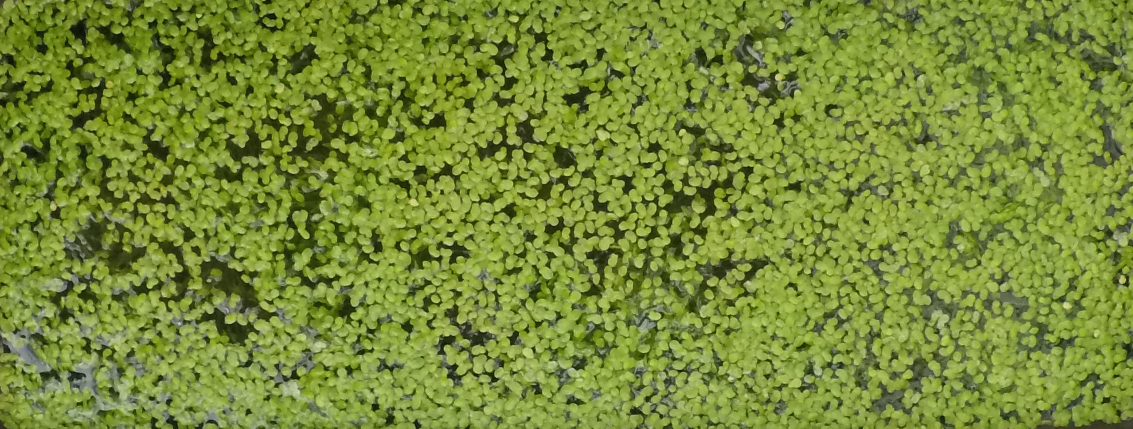
#> input picture data/raw_images/examples/H_LJ_30_7_29.12.JPG, 3399 x 1286 px (shown at 1/3 size); its folder holds only this picture in this run
$ python -i preprocessing.py   (imports and definitions only)
#> lines starting #> are read from the running program, lines starting #| are printed output that depends on the picture; after the words box and inside, x2 and y2 are one past the last pixel; in counts of white or black regions, pixels touching at a corner belong together
#> further down, picture is the input picture: shape (1286, 3399, 3); mean B, G, R 56, 139.7, 120.4
import os
import numpy as np
import cv2

from src.config import INPUT_PATH, PREPROCESSED_PATH, TARGET_SIZE

def resize(dirname:str, crop=False) -> None:

    """
    resize image to desired size
    - take into account possible orientation of raw images
        - resize to width of 512 and heigh 256

    crop: if image contains other thigs than just cultivation tray, it will be cropped automatically
    - not recommended, does not work perfectly and for some trays it fails spectacularly
    """

    files = []

    if not os.path.exists(PREPROCESSED_PATH):
        os.makedirs(PREPROCESSED_PATH)
    input_dir = INPUT_PATH / dirname
    for file in os.listdir(input_dir):
        print(file)
        files.append(file)
        full_path = os.path.join(input_dir, file)
        img = cv2.imread(full_path)
        if img is None:
            continue  # Skip if image loading fails
        file = file.split('/')[-1][:-4]

        # Check dimensions and rotate if height > width
        height, width = img.shape[:2]
        if height > width:
            img = cv2.rotate(img, cv2.ROTATE_90_CLOCKWISE)

        if crop:
            img = _crop_single_tray_(img, show=False)

        resized = cv2.resize(img, TARGET_SIZE)
        cv2.imwrite(f'{PREPROCESSED_PATH}/{file}_resized.jpg', resized)

def _crop_single_tray_(img):

    """
    Crop image to the bounding box of the single tray.
    Input: BGR image (numpy array).
    Output: Cropped BGR image containing the tray.
    """
    # Preprocess image
    thresh = _preprocess_image_(img)

    # Find contours
    contours, _ = cv2.findContours(thresh, cv2.RETR_EXTERNAL, cv2.CHAIN_APPROX_SIMPLE)

    if not contours:
        print("No tray found!")
        return img  # Return original image if no tray detected

    # Assume largest contour is the tray
    tray_contour = max(contours, key=cv2.contourArea)

    # Get bounding box
    x, y, w, h = cv2.boundingRect(tray_contour)

    # Add padding to avoid cutting edges (e.g., 5 pixels)
    padding = 1
    x = max(0, x - padding)
    y = max(0, y - padding)
    w = min(img.shape[1] - x, w + 2 * padding)
    h = min(img.shape[0] - y, h + 2 * padding)

    # Crop image
    cropped_img = img[y:y+h, x:x+w]

    return cropped_img

def _preprocess_image_(img, blur_ksize=5, thresh_block_size=11):
    """
    Preprocess image for tray detection: convert to grayscale, blur, and threshold.
    Returns binary image for contour detection.
    """
#> called with blur_ksize = 5, thresh_block_size = 11
    gray = cv2.cvtColor(img, cv2.COLOR_BGR2GRAY)
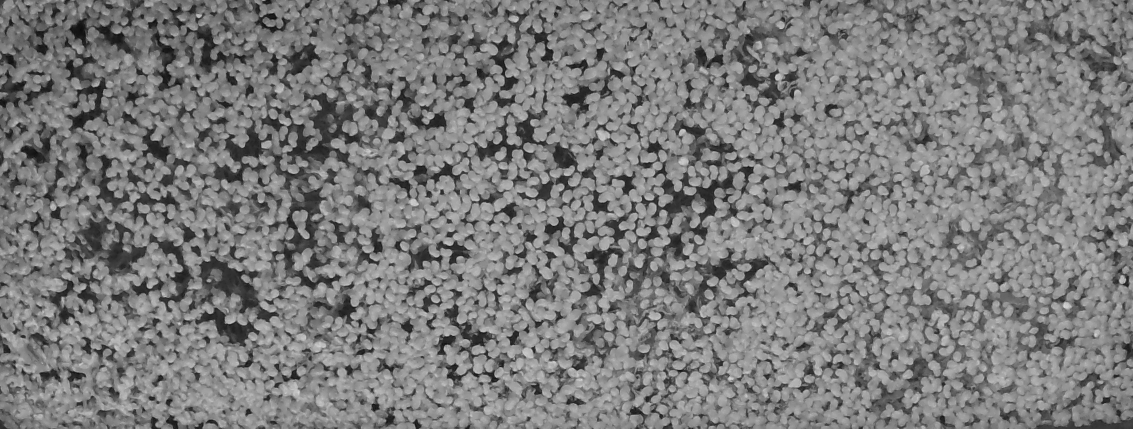
#> gray: shape (1286, 3399) (shown at 1/3 size); min 2, max 223, mean 124.4
    blurred = cv2.GaussianBlur(gray, (blur_ksize, blur_ksize), 0)
    # Adaptive thresholding to handle varying lighting
    thresh = cv2.adaptiveThreshold(
        blurred, 255, cv2.ADAPTIVE_THRESH_GAUSSIAN_C, cv2.THRESH_BINARY_INV, thresh_block_size, 2
    )
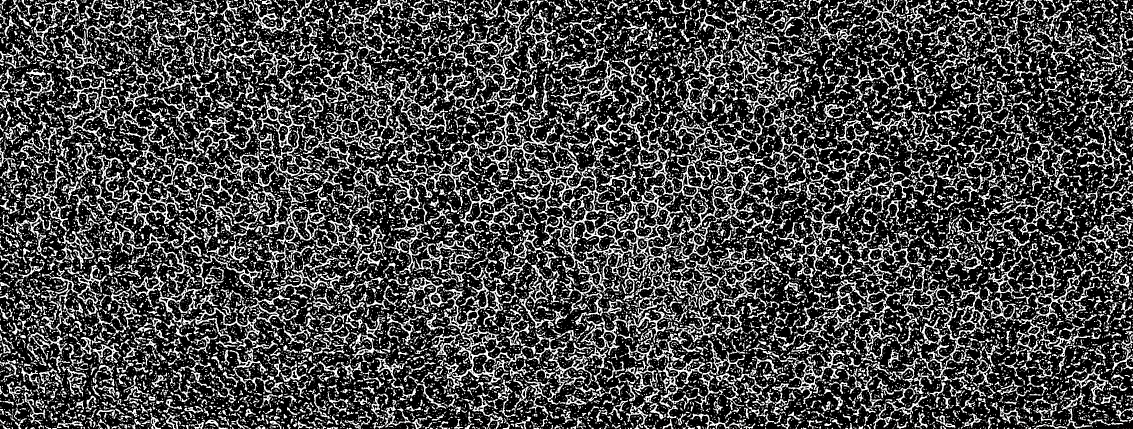
#> thresh: shape (1286, 3399) (shown at 1/3 size); 27.7% white; 25790 white regions (19221 under 20 px), largest, box (x1, y1, x2, y2) and area: (1622, 334, 2265, 909) 48862, (1454, 271, 1804, 649) 16527, (352, 269, 813, 679) 13060
    # Morphological operations to clean up noise
    kernel = np.ones((5, 5), np.uint8)
    thresh = cv2.morphologyEx(thresh, cv2.MORPH_CLOSE, kernel)
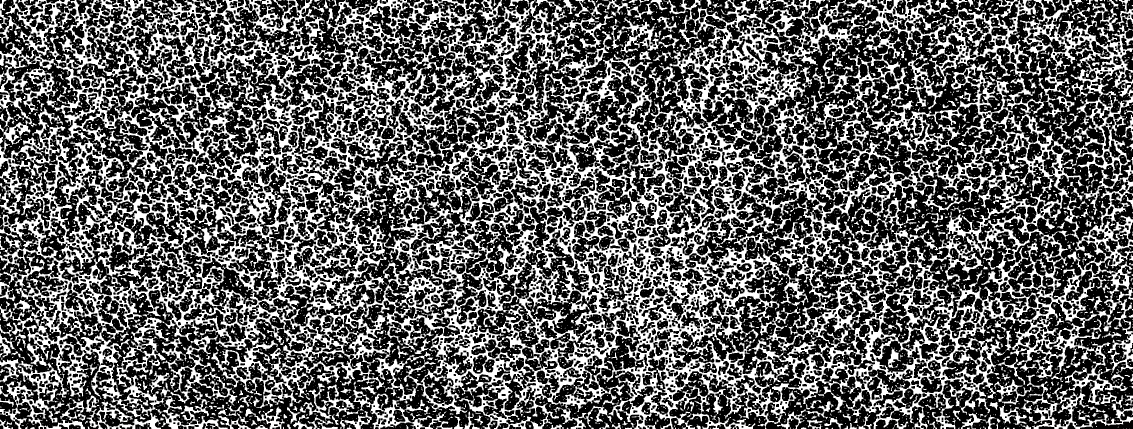
#> thresh: shape (1286, 3399) (shown at 1/3 size); 37.3% white; 7566 white regions (6331 under 20 px)
    return thresh

>>> import cv2
>>> picture = cv2.imread('../../data/raw_images/examples/H_LJ_30_7_29.12.JPG')
>>> result = _crop_single_tray_(picture)
#> in _crop_single_tray_, `contours, _ = cv2.findContours(thresh, cv2.RETR_EXTERNAL, cv2.CHAIN_AP..`: contours = 1833 contours, 1581 with area under 20; largest, box (x1, y1, x2, y2) and area: (0, 0, 3399, 1286) 3648300, (910, 1150, 1079, 1274) 4852, (1860, 50, 2038, 161) 4604, (2982, 1139, 3094, 1275) 3636, (1764, 0, 2002, 57) 2284
#> in _crop_single_tray_, `tray_contour = max(contours, key=cv2.contourArea)`: tray_contour = contour of 35545 points, box (x1, y1, x2, y2) (0, 0, 3399, 1286), area 3648300
#> in _crop_single_tray_, `x, y, w, h = cv2.boundingRect(tray_contour)`: x = 0; w = 3399; h = 1286

$ run again, on data/raw_images/examples/H_LJ_40_13_26.35.JPG
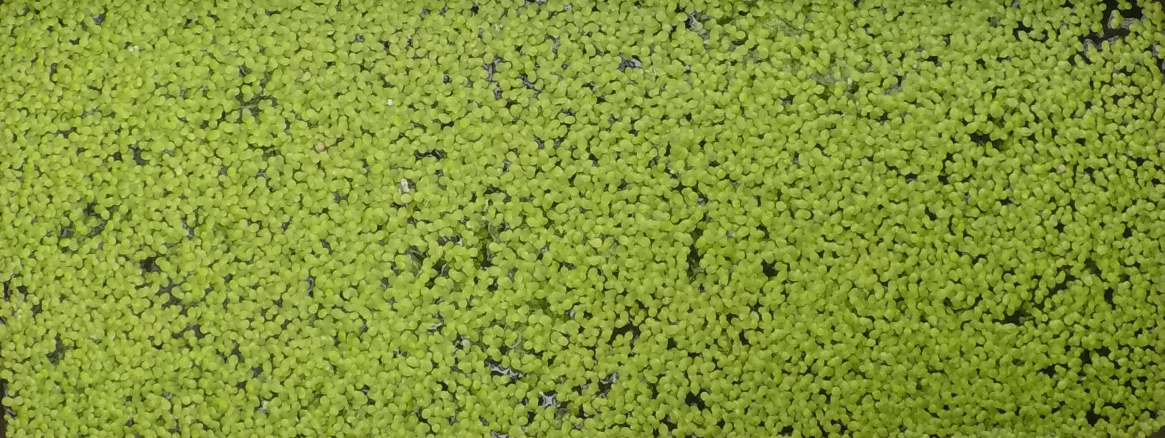
#> input picture data/raw_images/examples/H_LJ_40_13_26.35.JPG, 3494 x 1314 px (shown at 1/3 size)
#> picture is the input picture: shape (1314, 3494, 3); mean B, G, R 56.9, 152.1, 134.3
#> in _preprocess_image_, `thresh = cv2.adaptiveThreshold( blurred, 255, cv2.ADAPTIVE_THRESH_GAUS..`:
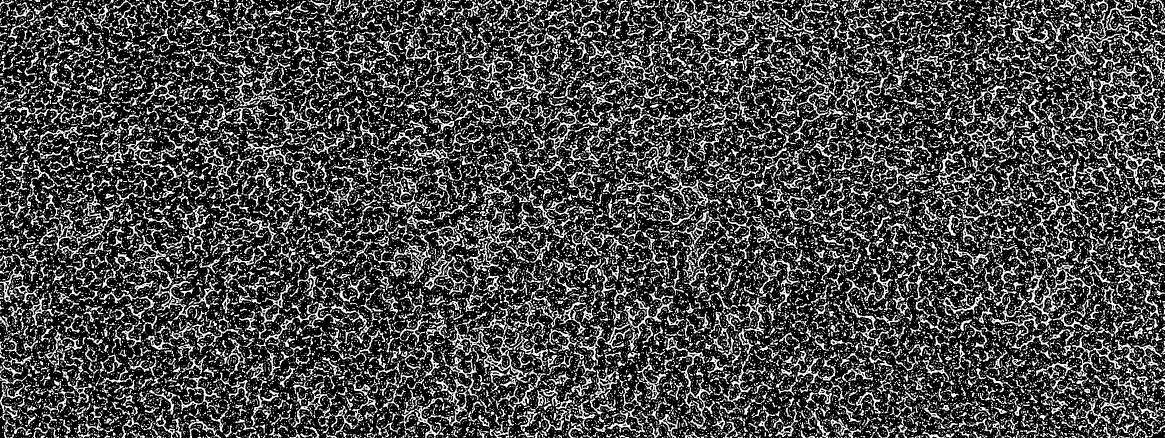
#> thresh: shape (1314, 3494) (shown at 1/3 size); 27.9% white; 35852 white regions (26709 under 20 px), largest, box (x1, y1, x2, y2) and area: (3079, 789, 3289, 980) 5900, (1345, 972, 1586, 1163) 4972, (2036, 1055, 2140, 1286) 3367
#> in _preprocess_image_, `thresh = cv2.morphologyEx(thresh, cv2.MORPH_CLOSE, kernel)`:
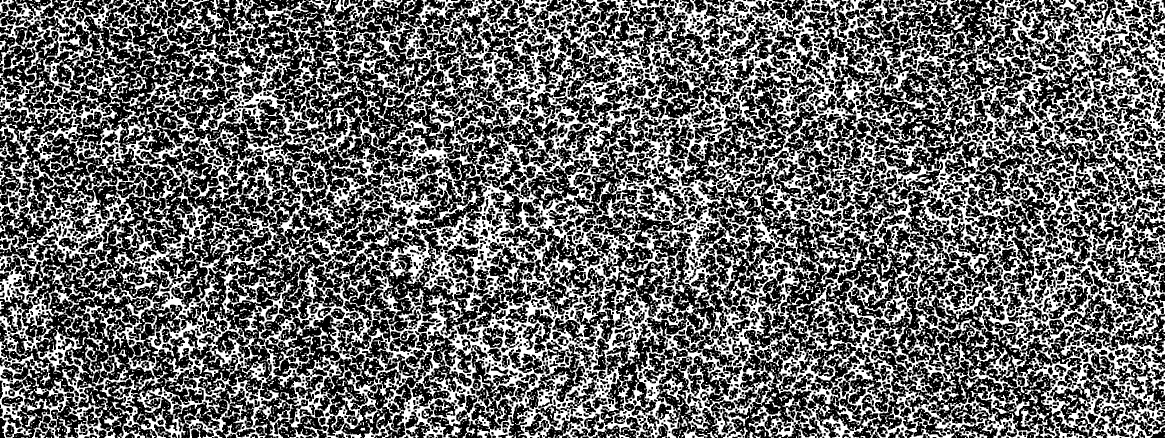
#> thresh: shape (1314, 3494) (shown at 1/3 size); 39.7% white; 7742 white regions (6533 under 20 px)
#> contours = 1658 contours, 1486 with area under 20; largest, box (x1, y1, x2, y2) and area: (0, 0, 3494, 1314) 4013381, (354, 319, 436, 426) 2550, (383, 213, 443, 276) 1281, (0, 427, 42, 482) 780, (918, 0, 994, 37) 733
#> tray_contour = contour of 38176 points, box (x1, y1, x2, y2) (0, 0, 3494, 1314), area 4013381
#> x = 0; w = 3494; h = 1314

$ run again, on data/raw_images/examples/H_SP_50_16_9.81_vertical.JPG
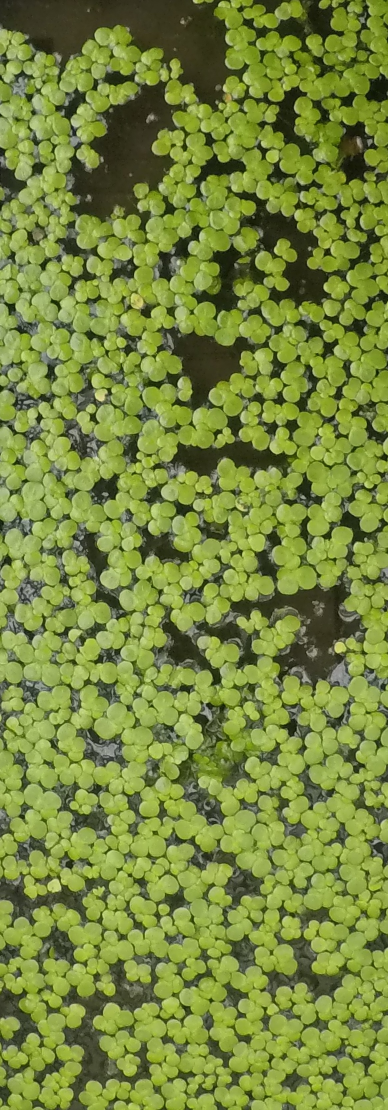
#> input picture data/raw_images/examples/H_SP_50_16_9.81_vertical.JPG, 1164 x 3329 px (shown at 1/3 size)
#> picture is the input picture: shape (3329, 1164, 3); mean B, G, R 61.6, 136.8, 120
#> in _preprocess_image_, `thresh = cv2.adaptiveThreshold( blurred, 255, cv2.ADAPTIVE_THRESH_GAUS..`:
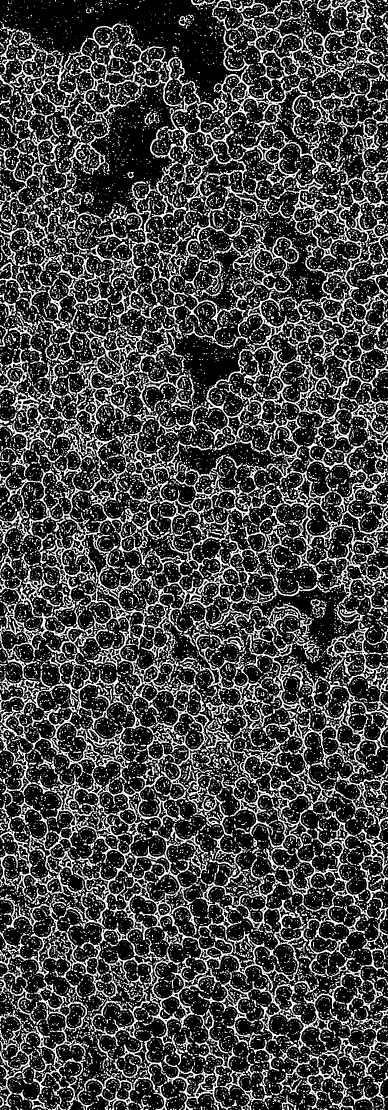
#> thresh: shape (3329, 1164) (shown at 1/3 size); 26.2% white; 25068 white regions (19307 under 20 px), largest, box (x1, y1, x2, y2) and area: (35, 2308, 924, 3135) 54549, (674, 2057, 1164, 2510) 21147, (862, 694, 1164, 1270) 19947
#> in _preprocess_image_, `thresh = cv2.morphologyEx(thresh, cv2.MORPH_CLOSE, kernel)`:
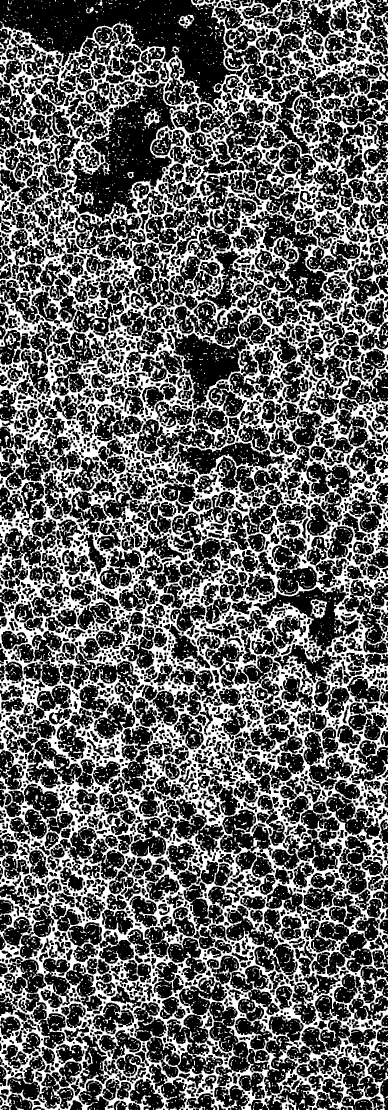
#> thresh: shape (3329, 1164) (shown at 1/3 size); 36.7% white; 7226 white regions (5617 under 20 px)
#> contours = 937 contours, 837 with area under 20; largest, box (x1, y1, x2, y2) and area: (0, 0, 1164, 3329) 3561826, (531, 44, 583, 86) 1176, (17, 1000, 48, 1036) 571, (0, 284, 39, 345) 490, (1145, 406, 1164, 451) 189
#> tray_contour = contour of 13455 points, box (x1, y1, x2, y2) (0, 0, 1164, 3329), area 3561826
#> x = 0; w = 1164; h = 3329

$ run again, on data/raw_images/examples/M_LJ_b_1.JPG
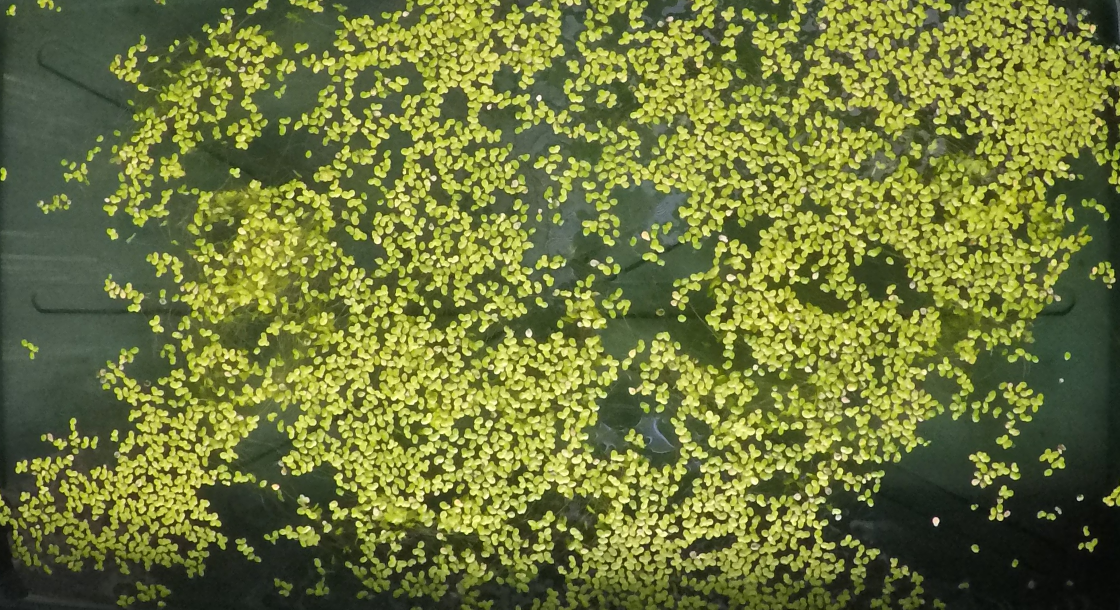
#> input picture data/raw_images/examples/M_LJ_b_1.JPG, 3359 x 1829 px (shown at 1/3 size)
#> picture is the input picture: shape (1829, 3359, 3); mean B, G, R 58.4, 120.7, 111.9
#> in _preprocess_image_, `thresh = cv2.adaptiveThreshold( blurred, 255, cv2.ADAPTIVE_THRESH_GAUS..`:
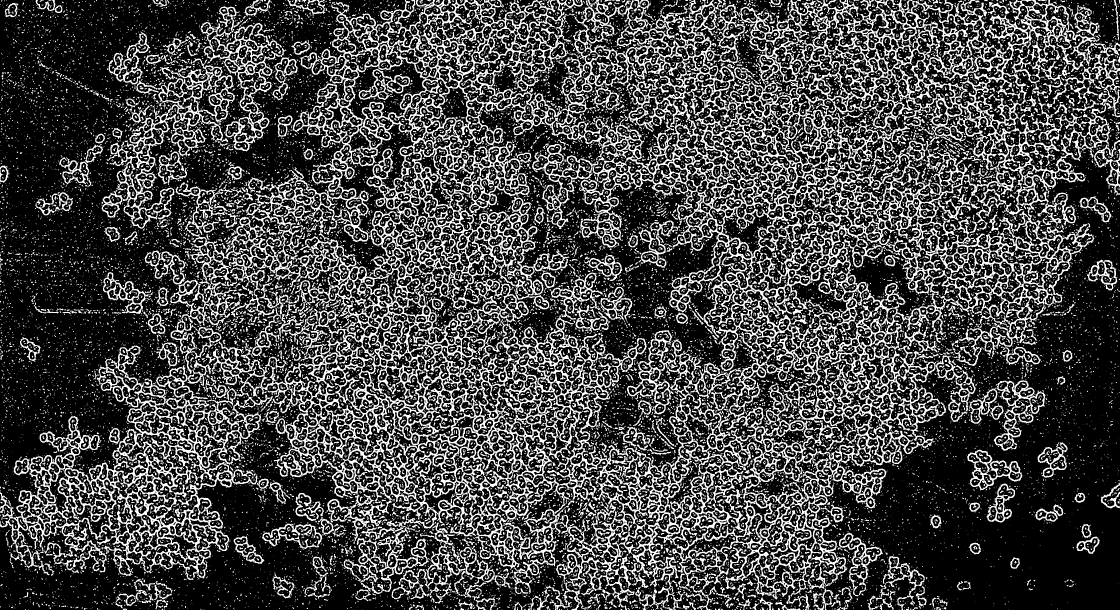
#> thresh: shape (1829, 3359) (shown at 1/3 size); 27.7% white; 29622 white regions (23343 under 20 px), largest, box (x1, y1, x2, y2) and area: (0, 0, 3359, 1829) 1060664, (305, 174, 706, 686) 29261, (602, 66, 859, 454) 15014
#> in _preprocess_image_, `thresh = cv2.morphologyEx(thresh, cv2.MORPH_CLOSE, kernel)`:
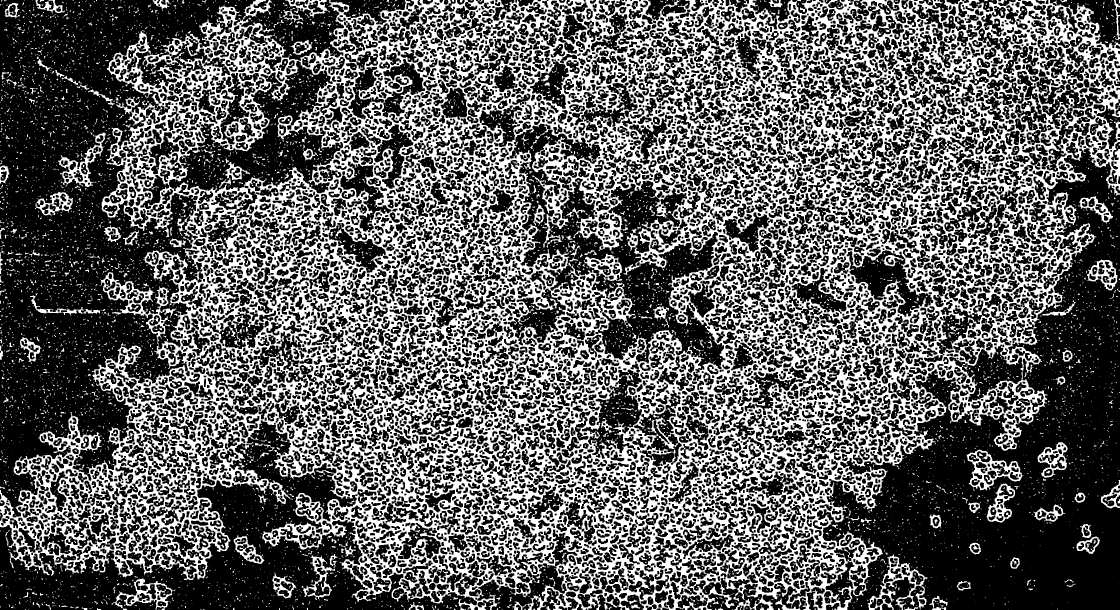
#> thresh: shape (1829, 3359) (shown at 1/3 size); 37.6% white; 9754 white regions (8331 under 20 px)
#> contours = 5446 contours, 5130 with area under 20; largest, box (x1, y1, x2, y2) and area: (0, 0, 3359, 1829) 4549369, (2899, 1349, 3072, 1473) 10817, (2602, 1663, 2782, 1829) 9133, (334, 1735, 527, 1829) 7438, (174, 397, 318, 561) 7408
#> tray_contour = contour of 18418 points, box (x1, y1, x2, y2) (0, 0, 3359, 1829), area 4549369
#> x = 0; w = 3359; h = 1829
